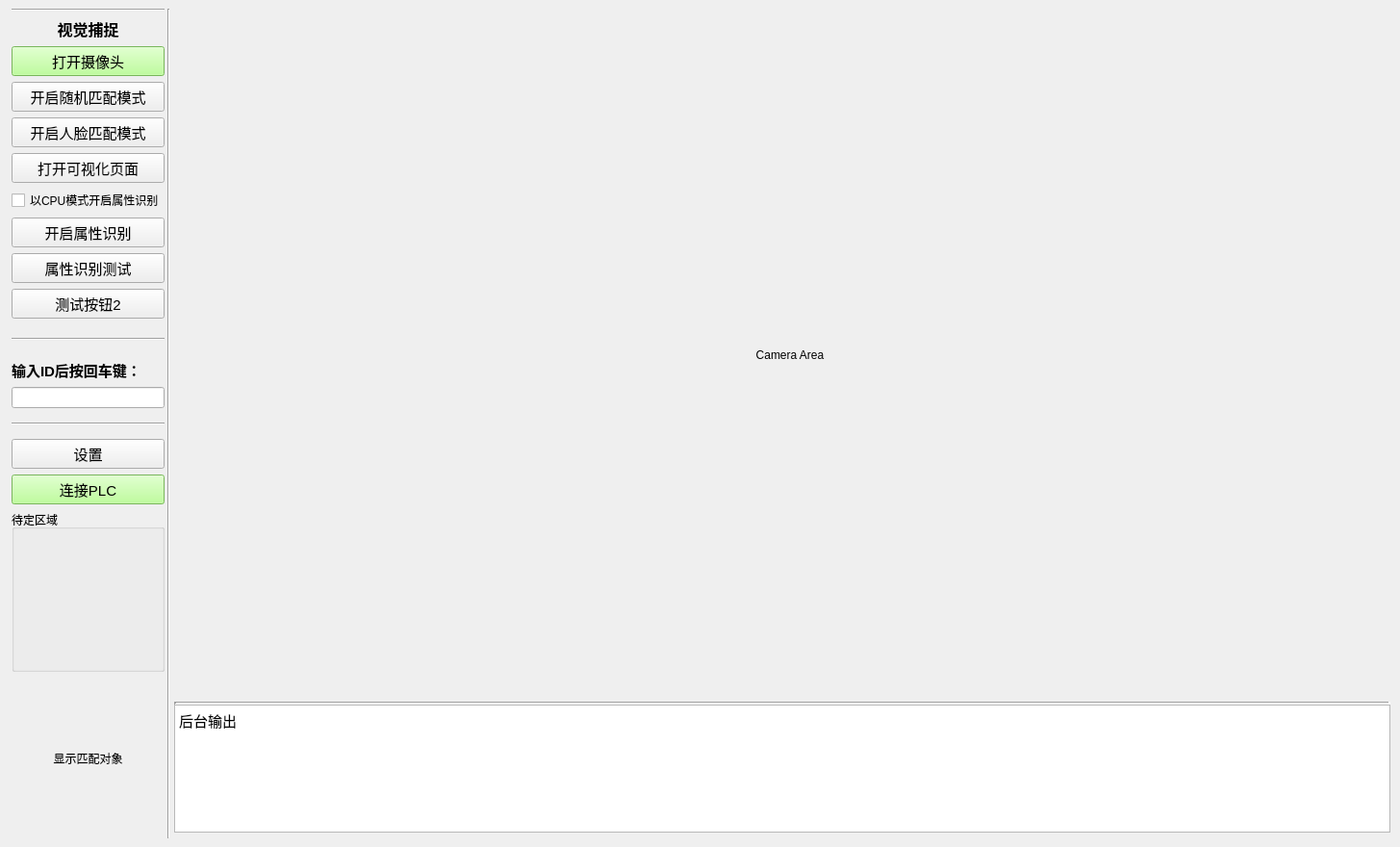
<?xml version="1.0" encoding="UTF-8"?>
<ui version="4.0">
 <class>MainWindow</class>
 <widget class="QMainWindow" name="MainWindow">
  <property name="geometry">
   <rect>
    <x>0</x>
    <y>0</y>
    <width>1455</width>
    <height>880</height>
   </rect>
  </property>
  <property name="minimumSize">
   <size>
    <width>1455</width>
    <height>880</height>
   </size>
  </property>
  <property name="maximumSize">
   <size>
    <width>1455</width>
    <height>880</height>
   </size>
  </property>
  <property name="windowTitle">
   <string>VisionSystem</string>
  </property>
  <widget class="QWidget" name="centralwidget">
   <property name="minimumSize">
    <size>
     <width>1453</width>
     <height>880</height>
    </size>
   </property>
   <property name="maximumSize">
    <size>
     <width>1454</width>
     <height>880</height>
    </size>
   </property>
   <property name="contextMenuPolicy">
    <enum>Qt::ActionsContextMenu</enum>
   </property>
   <layout class="QHBoxLayout" name="horizontalLayout">
    <property name="spacing">
     <number>0</number>
    </property>
    <property name="leftMargin">
     <number>9</number>
    </property>
    <item>
     <layout class="QVBoxLayout" name="verticalLayout_6">
      <item>
       <layout class="QVBoxLayout" name="verticalLayout_5" stretch="0,2">
        <property name="spacing">
         <number>6</number>
        </property>
        <property name="leftMargin">
         <number>3</number>
        </property>
        <property name="rightMargin">
         <number>3</number>
        </property>
        <item>
         <layout class="QVBoxLayout" name="verticalLayout">
          <property name="leftMargin">
           <number>0</number>
          </property>
          <item>
           <widget class="Line" name="line_2">
            <property name="orientation">
             <enum>Qt::Horizontal</enum>
            </property>
           </widget>
          </item>
          <item>
           <widget class="QLabel" name="label_4">
            <property name="text">
             <string>&lt;html&gt;&lt;head/&gt;&lt;body&gt;&lt;p align=&quot;center&quot;&gt;&lt;span style=&quot; font-size:12pt; font-weight:600;&quot;&gt;视觉捕捉&lt;/span&gt;&lt;/p&gt;&lt;/body&gt;&lt;/html&gt;</string>
            </property>
            <property name="alignment">
             <set>Qt::AlignLeading|Qt::AlignLeft|Qt::AlignTop</set>
            </property>
           </widget>
          </item>
          <item>
           <widget class="QPushButton" name="detectButton">
            <property name="minimumSize">
             <size>
              <width>0</width>
              <height>30</height>
             </size>
            </property>
            <property name="font">
             <font>
              <pointsize>11</pointsize>
             </font>
            </property>
            <property name="styleSheet">
             <string notr="true">background-color: rgb(170, 255, 127);</string>
            </property>
            <property name="text">
             <string>打开摄像头</string>
            </property>
            <property name="iconSize">
             <size>
              <width>10</width>
              <height>10</height>
             </size>
            </property>
           </widget>
          </item>
          <item>
           <widget class="QPushButton" name="trackButton_2">
            <property name="minimumSize">
             <size>
              <width>0</width>
              <height>30</height>
             </size>
            </property>
            <property name="font">
             <font>
              <pointsize>11</pointsize>
             </font>
            </property>
            <property name="text">
             <string>开启随机匹配模式</string>
            </property>
            <property name="iconSize">
             <size>
              <width>10</width>
              <height>10</height>
             </size>
            </property>
           </widget>
          </item>
          <item>
           <widget class="QPushButton" name="trackButton_3">
            <property name="minimumSize">
             <size>
              <width>0</width>
              <height>30</height>
             </size>
            </property>
            <property name="font">
             <font>
              <pointsize>11</pointsize>
             </font>
            </property>
            <property name="text">
             <string>开启人脸匹配模式</string>
            </property>
            <property name="iconSize">
             <size>
              <width>10</width>
              <height>10</height>
             </size>
            </property>
           </widget>
          </item>
          <item>
           <widget class="QPushButton" name="visiualButton">
            <property name="minimumSize">
             <size>
              <width>0</width>
              <height>30</height>
             </size>
            </property>
            <property name="font">
             <font>
              <pointsize>11</pointsize>
             </font>
            </property>
            <property name="text">
             <string>打开可视化页面</string>
            </property>
           </widget>
          </item>
          <item>
           <widget class="QCheckBox" name="cbCPU">
            <property name="text">
             <string>以CPU模式开启属性识别</string>
            </property>
           </widget>
          </item>
          <item>
           <widget class="QPushButton" name="itemMatchButton">
            <property name="minimumSize">
             <size>
              <width>0</width>
              <height>30</height>
             </size>
            </property>
            <property name="font">
             <font>
              <pointsize>11</pointsize>
             </font>
            </property>
            <property name="text">
             <string>开启属性识别</string>
            </property>
            <property name="iconSize">
             <size>
              <width>10</width>
              <height>10</height>
             </size>
            </property>
           </widget>
          </item>
          <item>
           <widget class="QPushButton" name="TestButton_1">
            <property name="minimumSize">
             <size>
              <width>0</width>
              <height>30</height>
             </size>
            </property>
            <property name="font">
             <font>
              <pointsize>11</pointsize>
             </font>
            </property>
            <property name="text">
             <string>属性识别测试</string>
            </property>
           </widget>
          </item>
          <item>
           <widget class="QPushButton" name="TestButton_2">
            <property name="minimumSize">
             <size>
              <width>0</width>
              <height>30</height>
             </size>
            </property>
            <property name="font">
             <font>
              <pointsize>11</pointsize>
             </font>
            </property>
            <property name="text">
             <string>测试按钮2</string>
            </property>
           </widget>
          </item>
          <item>
           <widget class="Line" name="line_6">
            <property name="minimumSize">
             <size>
              <width>0</width>
              <height>30</height>
             </size>
            </property>
            <property name="orientation">
             <enum>Qt::Horizontal</enum>
            </property>
           </widget>
          </item>
          <item>
           <widget class="QLabel" name="label">
            <property name="font">
             <font>
              <pointsize>11</pointsize>
              <weight>75</weight>
              <bold>true</bold>
             </font>
            </property>
            <property name="text">
             <string>输入ID后按回车键：</string>
            </property>
           </widget>
          </item>
          <item>
           <widget class="QLineEdit" name="lineEdit">
            <property name="text">
             <string/>
            </property>
           </widget>
          </item>
          <item>
           <widget class="Line" name="line_5">
            <property name="minimumSize">
             <size>
              <width>0</width>
              <height>20</height>
             </size>
            </property>
            <property name="orientation">
             <enum>Qt::Horizontal</enum>
            </property>
           </widget>
          </item>
         </layout>
        </item>
        <item>
         <layout class="QGridLayout" name="gridLayout">
          <item row="1" column="0">
           <widget class="QPushButton" name="plcButton">
            <property name="font">
             <font>
              <pointsize>11</pointsize>
             </font>
            </property>
            <property name="styleSheet">
             <string notr="true">background-color: rgb(170, 255, 127);</string>
            </property>
            <property name="text">
             <string>连接PLC</string>
            </property>
           </widget>
          </item>
          <item row="2" column="0">
           <widget class="QGroupBox" name="groupBox">
            <property name="title">
             <string>待定区域</string>
            </property>
           </widget>
          </item>
          <item row="0" column="0">
           <widget class="QPushButton" name="settingButton">
            <property name="font">
             <font>
              <pointsize>11</pointsize>
             </font>
            </property>
            <property name="text">
             <string>设置</string>
            </property>
           </widget>
          </item>
          <item row="3" column="0">
           <widget class="QLabel" name="ImagLabel">
            <property name="text">
             <string>显示匹配对象</string>
            </property>
            <property name="alignment">
             <set>Qt::AlignCenter</set>
            </property>
           </widget>
          </item>
         </layout>
        </item>
       </layout>
      </item>
     </layout>
    </item>
    <item>
     <widget class="Line" name="line">
      <property name="orientation">
       <enum>Qt::Vertical</enum>
      </property>
     </widget>
    </item>
    <item>
     <layout class="QVBoxLayout" name="verticalLayout_3">
      <property name="leftMargin">
       <number>4</number>
      </property>
      <property name="bottomMargin">
       <number>5</number>
      </property>
      <item>
       <widget class="QLabel" name="video">
        <property name="minimumSize">
         <size>
          <width>1280</width>
          <height>720</height>
         </size>
        </property>
        <property name="text">
         <string>Camera Area</string>
        </property>
        <property name="alignment">
         <set>Qt::AlignCenter</set>
        </property>
       </widget>
      </item>
      <item>
       <layout class="QVBoxLayout" name="verticalLayout_2">
        <property name="sizeConstraint">
         <enum>QLayout::SetFixedSize</enum>
        </property>
        <property name="bottomMargin">
         <number>1</number>
        </property>
        <item>
         <widget class="Line" name="line_3">
          <property name="lineWidth">
           <number>3</number>
          </property>
          <property name="orientation">
           <enum>Qt::Horizontal</enum>
          </property>
         </widget>
        </item>
        <item>
         <widget class="QTextBrowser" name="textBrowser">
          <property name="html">
           <string>&lt;!DOCTYPE HTML PUBLIC &quot;-//W3C//DTD HTML 4.0//EN&quot; &quot;http://www.w3.org/TR/REC-html40/strict.dtd&quot;&gt;
&lt;html&gt;&lt;head&gt;&lt;meta name=&quot;qrichtext&quot; content=&quot;1&quot; /&gt;&lt;style type=&quot;text/css&quot;&gt;
p, li { white-space: pre-wrap; }
&lt;/style&gt;&lt;/head&gt;&lt;body style=&quot; font-family:'SimSun'; font-size:9pt; font-weight:400; font-style:normal;&quot;&gt;
&lt;p style=&quot; margin-top:0px; margin-bottom:0px; margin-left:0px; margin-right:0px; -qt-block-indent:0; text-indent:0px;&quot;&gt;&lt;span style=&quot; font-family:'Ubuntu'; font-size:11pt;&quot;&gt;后台输出&lt;/span&gt;&lt;/p&gt;&lt;/body&gt;&lt;/html&gt;</string>
          </property>
         </widget>
        </item>
       </layout>
      </item>
     </layout>
    </item>
   </layout>
  </widget>
 </widget>
 <resources/>
 <connections/>
</ui>
